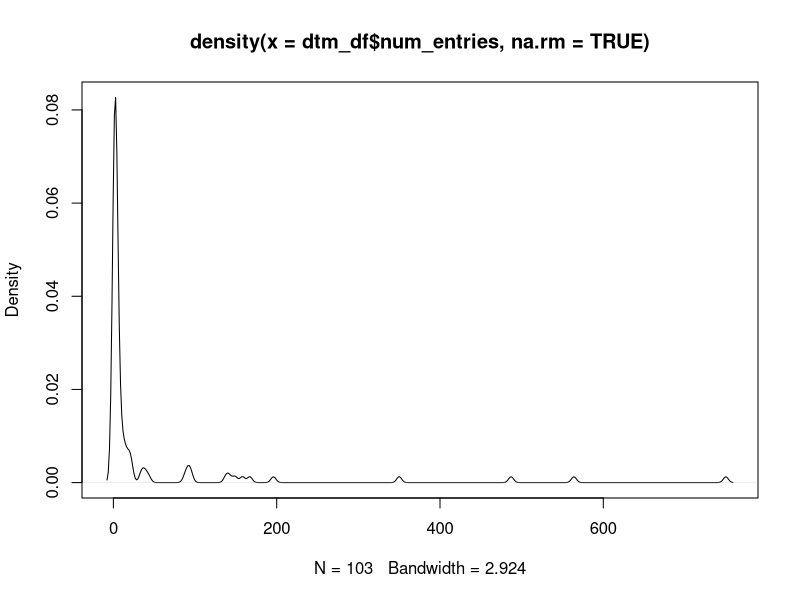
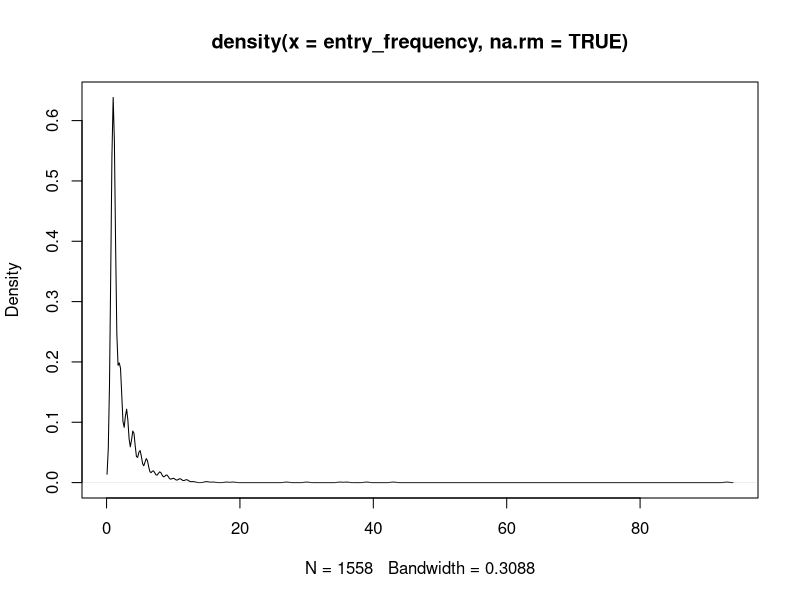
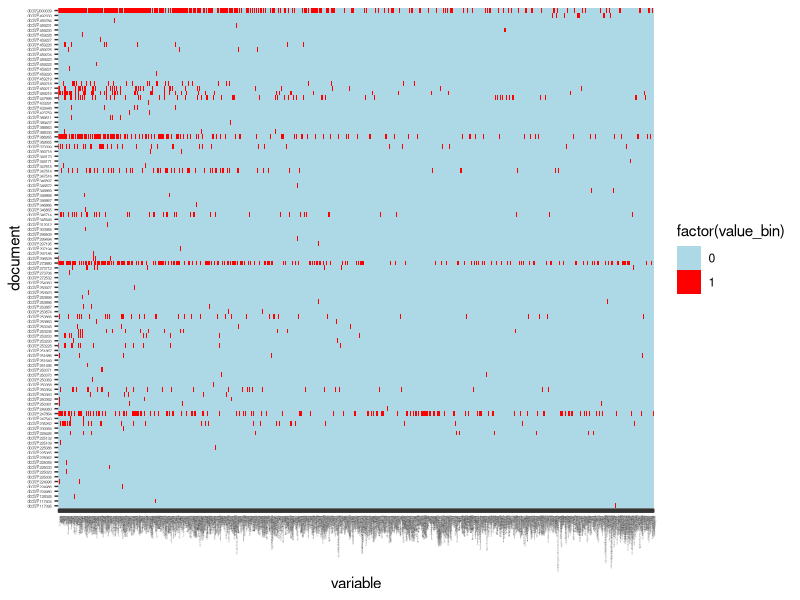
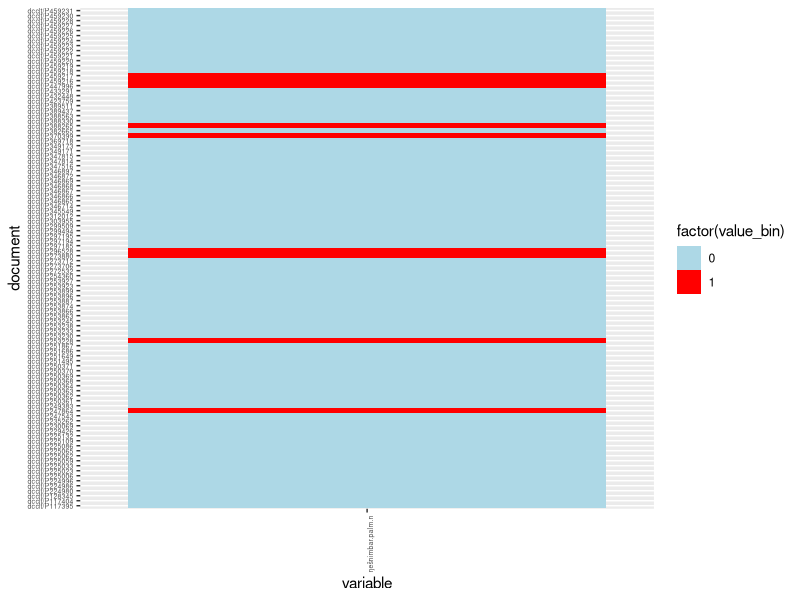

The R script that drew these images, in order:
## Continuation of DTM analysis in R. Moved to RStudio due to issues with running R magic in 
## Jupyter notebook. I promise to convert back to notebook format!!

## Load in DTM data frame.
setwd("Box Sync/digital-humanities-phylogenetics/data")
dtm_df = read.table("dtm_df.csv", sep = ",", header = TRUE, row.names = 1)

## We need to know how sparse the DTM is. 
## How often does each entry appear in the entire collection of documents?
## How frequently do entries re-occur across documents?

dtm_df$num_entries = rowSums(dtm_df)
dtm_df["num_occurances",] = colSums(dtm_df)
dtm_df["num_occurances","num_entries"] = NA 

plot(density(dtm_df$num_entries, na.rm = TRUE))
table(dtm_df$num_entries) #number of documents with each number of entries

length(which(dtm_df$num_entries >= 10))
length(which(dtm_df$num_entries >= 100))

## Only 29 documents have 10 or more entries. Ten documents have greater than 100 entries.

## How frequently do entries re-occur across documents?
entry_frequency = unlist(dtm_df["num_occurances",])

plot(density(entry_frequency, na.rm = TRUE))
common_entries = entry_frequency[which(entry_frequency >= 10)]
length(common_entries)
# 37 entries appear ten or more times across all documents
summary(entry_frequency)

## Some exploratory analysis
## Note that some entries DO appear more than once in a single document,
## (eg. dcclt/P370399 ŋešnimbar.palm.n)
## so we need to convert dtm_df to presence/absence for the following to work.

dtm_df = read.table("dtm_df.csv", sep = ",", header = TRUE, row.names = 1)
# currently "variables" (entries) are sorted alphabetically, would like sorted by frequency
dtm_df = dtm_df[,order(colSums(dtm_df), decreasing = TRUE)]
dtm_df$document = row.names(dtm_df)

library(reshape)
melted_dtm_df = melt(dtm_df)
for(row in 1:nrow(melted_dtm_df)) {
  if(melted_dtm_df$value[row] >= 1) melted_dtm_df$value_bin[row] = 1
  else melted_dtm_df$value_bin[row] = melted_dtm_df$value[row]
}

# This also works, I think, to convert to binary presence/absence data.
# as.matrix((melted_dtm_df > 0) + 0)

# http://stackoverflow.com/questions/10397183/heat-map-of-binary-data-using-r-or-python
library(ggplot2)
# ggplot(data = melted_dtm_df[150000:160474,], aes(y=document, x=variable, fill=value)) + 
#   geom_tile() +
#   theme(axis.text.x = element_text(angle = 90, hjust = 1, size = 5))

qplot(data=melted_dtm_df, x=variable,y=document, fill=factor(value_bin),
    geom="tile")+scale_fill_manual(values=c("0"="lightblue", "1"="red")) +
  theme(axis.text.x = element_text(angle = 90, hjust = 1, size = 1), axis.text.y = element_text(size = 3))

qplot(data=melted_dtm_df[1:100,], x=variable,y=document, fill=factor(value_bin),
      geom="tile")+scale_fill_manual(values=c("0"="lightblue", "1"="red")) +
  theme(axis.text.x = element_text(angle = 90, hjust = 1, size = 5), axis.text.y = element_text(size = 5))

## Currently sorted by frequency of entries, not #documents entries in
## ŋešnimbar.palm.n is found 93 times across corpus, but in only 8 documents!
